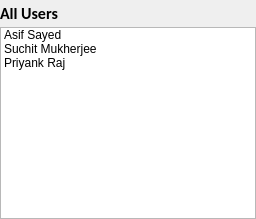
             <widget class="QWidget" name="page_6">
              <layout class="QGridLayout" name="gridLayout_24">
               <property name="margin">
                <number>0</number>
               </property>
               <property name="spacing">
                <number>0</number>
               </property>
               <item row="0" column="0">
                <widget class="QLabel" name="label_18">
                 <property name="font">
                  <font>
                   <family>Calibri</family>
                   <pointsize>12</pointsize>
                   <weight>75</weight>
                   <bold>true</bold>
                  </font>
                 </property>
                 <property name="text">
                  <string>All Users</string>
                 </property>
                </widget>
               </item>
               <item row="1" column="0" colspan="3">
                <widget class="QListWidget" name="listWidget_7">
                 <item>
                  <property name="text">
                   <string>Asif Sayed</string>
                  </property>
                 </item>
                 <item>
                  <property name="text">
                   <string>Suchit Mukherjee</string>
                  </property>
                 </item>
                 <item>
                  <property name="text">
                   <string>Priyank Raj</string>
                  </property>
                 </item>
                </widget>
               </item>
               <item row="0" column="2">
                <widget class="QToolButton" name="toolButton_22">
                 <property name="text">
                  <string/>
                 </property>
                 <property name="icon">
                  <iconset resource="icons/icons_rsc.qrc">
                   <normaloff>:/tpd/check64.png</normaloff>:/tpd/check64.png</iconset>
                 </property>
                 <property name="iconSize">
                  <size>
                   <width>20</width>
                   <height>20</height>
                  </size>
                 </property>
                 <property name="autoRaise">
                  <bool>true</bool>
                 </property>
                </widget>
               </item>
              </layout>
             </widget>
